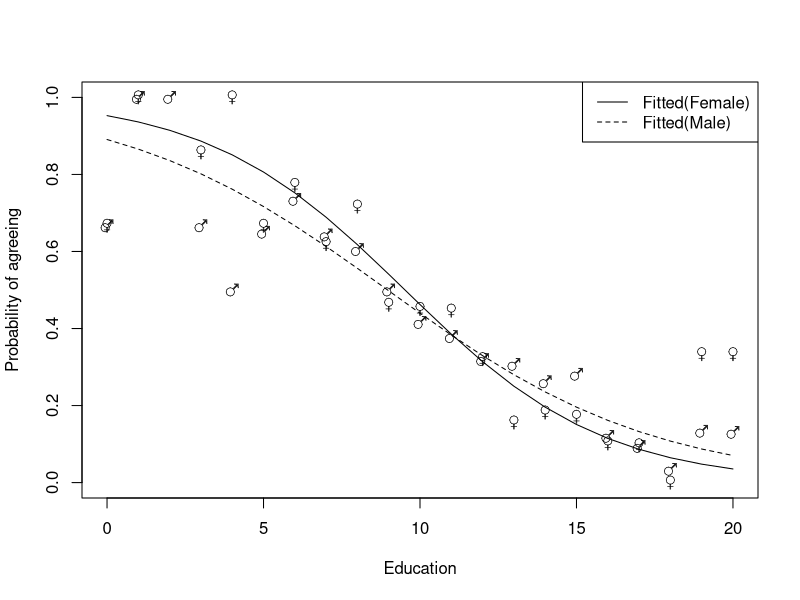
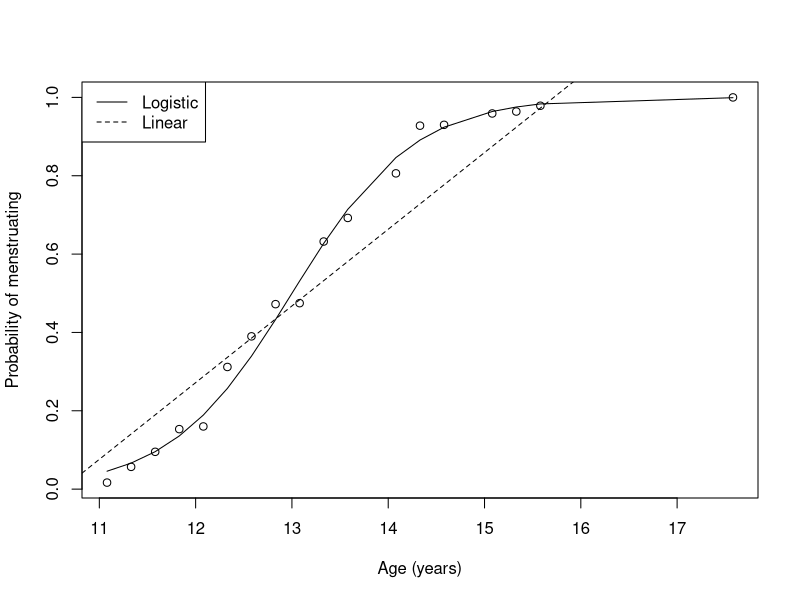

Source code (R) for these figures, in order:
## ---- chunk 1
knitr::opts_chunk$set(echo = TRUE)
## ---- chunk 2
womensrole <- structure(list(
    education = c(0L, 1L, 2L, 3L, 4L, 5L, 6L, 7L, 8L, 9L, 10L, 11L, 12L, 13L, 14L, 15L, 
                  16L, 17L, 18L, 19L, 20L, 0L, 1L, 2L, 3L, 4L, 5L, 6L, 7L, 8L, 9L, 10L, 
                  11L, 12L, 13L, 14L, 15L, 16L, 17L, 18L, 19L, 20L),
  sex = structure(c(1L, 1L, 1L, 1L, 1L, 1L, 1L, 1L, 1L, 1L, 1L, 1L, 1L, 1L, 1L, 1L, 1L, 
                    1L, 1L, 1L, 1L, 2L, 2L, 2L, 2L, 2L, 2L, 2L, 2L, 2L, 2L, 2L, 2L, 2L, 2L,
                    2L, 2L, 2L, 2L, 2L, 2L, 2L), 
                  .Label = c("Male", "Female"), class = "factor"),
  agree = c(4, 2, 4, 6, 5, 13, 25, 27, 75, 29, 32, 36, 115, 31, 28, 9, 15, 3, 1, 2, 3, 4, 
            1, 0, 6, 10, 14, 17, 26, 91, 30, 55, 50, 190, 17, 18, 7, 13, 3, 0, 1, 2),
  disagree = c(2, 0, 0, 3, 5, 7, 9, 15, 49, 29, 45, 59, 245, 70, 79, 23, 110, 29, 28, 13, 20,
               2, 0, 0, 1, 0, 7, 5, 16, 36, 35, 67, 62, 403, 92, 81, 34, 115, 28, 21, 2, 4)),
.Names = c("education", "sex", "agree", "disagree"),

row.names = c("1", "2", "3", "4", "5", "6", "7", "8", "9", "10", "11", "12", "13", "14", "15",
"16", "17", "18", "19", "20", "21", "22", "23", "24", "25", "26", "27", "28", "29", "30", "31", 
"32", "33", "34", "35", "36", "37", "38", "39", "40", "41", "42"), class = "data.frame")

head(womensrole)

attach(womensrole)
#main effects model
womensrole_glm <- glm(cbind(agree,disagree) ~ sex + education, family = "binomial")
summary(womensrole_glm)

#interaction model
womensrole_glm1 <- glm(cbind(agree,disagree) ~ sex * education, family = "binomial")
summary(womensrole_glm1)

#interaction significant

fitted <- predict(womensrole_glm1, type = "response")
fittedF <- fitted[sex == "Female"]
fittedM <- fitted[sex != "Female"]
pobsv <- agree / (agree + disagree)
plot(education, pobsv, type = "n", xlab = "Education", ylab = "Probability of agreeing")
text(education, pobsv, ifelse(sex == "Female", "\\VE", "\\MA"), vfont = c("serif", "plain"), cex = 1.25)
lines(education[sex == "Female"], fittedF)
lines(education[sex != "Female"], fittedM, lty = 2)
legend("topright", c("Fitted(Female)", "Fitted(Male)"), lty = 1:2)
detach(womensrole)
## ---- chunk 3
accidents <- structure(list(
  
  weight = structure(c(1L, 1L, 1L, 1L, 2L, 2L, 2L, 2L),
                     .Label = c("Small", "Standard"), class = "factor"),
  
  eject = structure(c(1L, 1L, 2L, 2L, 1L, 1L, 2L, 2L),
                    .Label = c("No", "Yes"), class = "factor"),
  
  type = structure(c(1L, 2L, 1L, 2L, 1L, 2L, 1L, 2L),
                   .Label = c("Collision", "Rollover"), class = "factor"),
  
  severely = c(150, 112, 23, 80, 1022, 404, 161, 265),
  
  nseverely = c(350, 60, 26, 19, 1878, 148, 111, 22)),
  
.Names = c("weight", "eject", "type", "severely", "nseverely"),
row.names = c(NA, -8L), class = "data.frame")

head(accidents)

attach(accidents)
accident_glm <- glm(cbind(severely,nseverely) ~ weight + eject + type, family = "binomial")
summary(accident_glm)
detach(accidents)

## ---- chunk 4
statistics <- structure(list(
  
  result = structure(c(1L, 1L, 2L, 1L, 2L, 2L, 2L, 2L, 2L, 2L, 
                       2L, 2L, 2L, 2L, 2L, 1L, 2L, 1L, 1L, 2L),
                     .Label = c("Fail", "Pass"), class = "factor"),

  test = c(525, 533, 545, 582, 581, 576, 572, 609, 559, 543, 
           576, 525, 574, 582, 574, 471, 595, 557, 557, 584),

  grade = structure(c(2L, 3L, 2L, 1L, 3L, 4L, 2L, 1L, 3L, 4L, 
                      2L, 1L, 4L, 3L, 2L, 2L, 3L, 1L, 1L, 1L),
                    .Label = c("A", "B", "C", "D"), class = "factor")),

.Names = c("result", "test", "grade"), row.names = c(NA, -20L), class = "data.frame")

head(statistics)

tail(statistics)

attach(statistics)
statistics_glm <- glm(result ~ test + grade, family = "binomial")
summary(statistics_glm)

#find prediction of pass and fail from model and cross tab with actual result
pred <- predict(statistics_glm, type = "response")
pred[pred > 0.5] <- "P"
pred[pred <= 0.5] <- "F"

table(result, pred)
detach(statistics)
## ---- chunk 5
menstruation <- structure(list(
  age = c(11.08, 11.33, 11.58, 11.83, 12.08, 12.33, 12.58, 12.83, 13.08,
          13.33, 13.58, 14.08, 14.33, 14.58, 15.08, 15.33, 15.58, 17.58),
  
  bmens = c(2, 5, 10, 17, 16, 29, 39, 51, 47, 67, 81, 79, 90, 93, 117, 107, 92, 1049),
  
  n = c(120, 88, 105, 111, 100, 93, 100, 108, 99, 106, 117, 
        98, 97, 100, 122, 111, 94, 1049)),
  
.Names = c("age", "bmens", "n"), row.names = c(NA, -18L), class = "data.frame")

menstruation

attach(menstruation)
menstruation_reg <- glm(cbind(bmens, n-bmens) ~ age, family = "binomial")
summary(menstruation_reg)

plot(age, bmens/n, xlab = "Age (years)", ylab = "Probability of menstruating")
abline(lm(bmens/n ~ age), lty = 2)
lines(age, predict(menstruation_reg, type = "response"))
legend("topleft", c("Logistic", "Linear"), lty = 1:2)

detach(menstruation)

